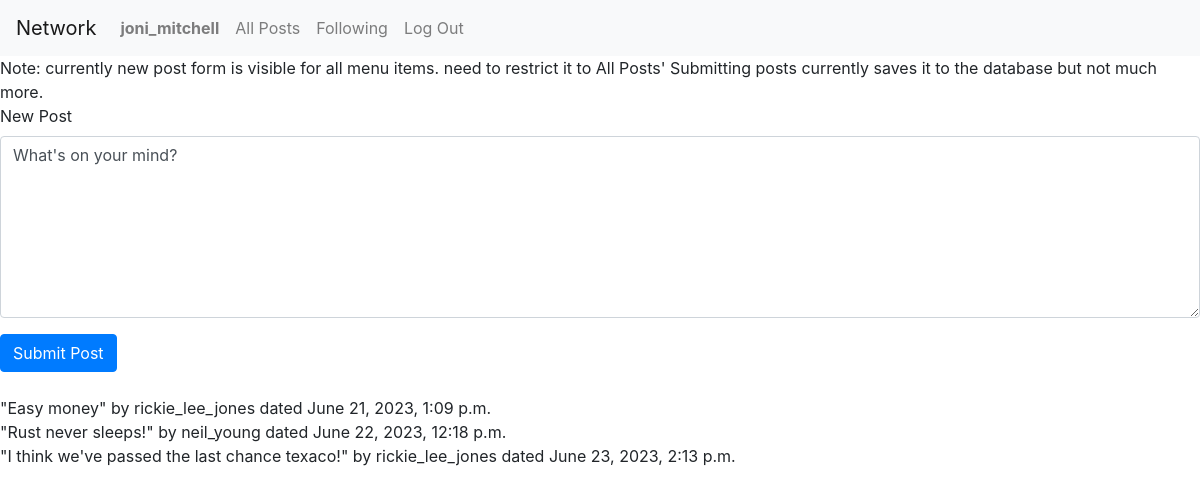
The page / (signed in) on the database as committed earlier.
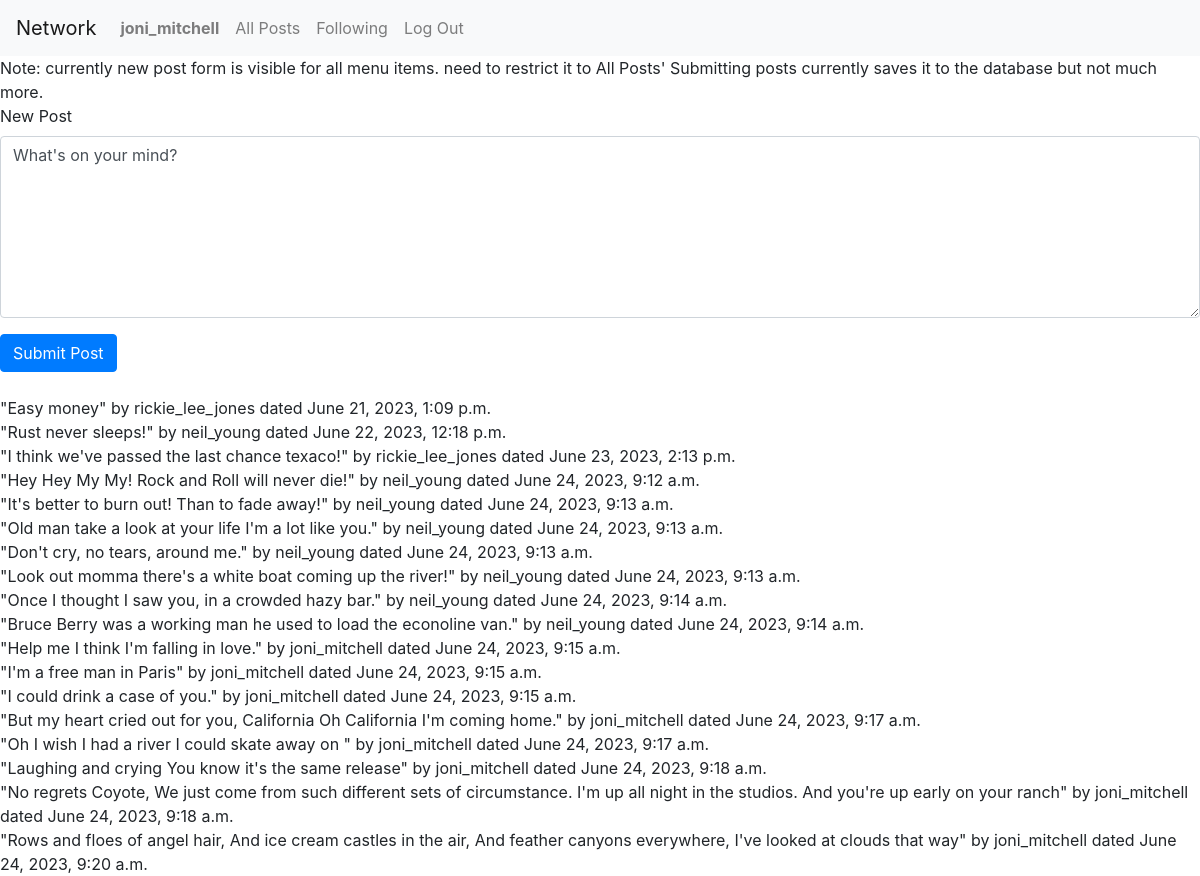
The same page on the database as committed later.
### network/models.py (models this page shows)
class User(AbstractUser):
    pass

class Post(models.Model):
    content = models.CharField(max_length=128)
    user = models.ForeignKey(User, on_delete=models.CASCADE, related_name="user")
    timestamp = models.DateTimeField(auto_now_add=True)
    def __str__(self):
        return f"'Post '{self.content}' posted by {self.user}, timestamp: {self.timestamp}"

### network/views.py (the view)
# urls.py: path("", views.index, name="index"),
def index(request):
    current_user = request.user
    print(current_user)
    if request.method == "POST":
        post_content = request.POST["post_content"]
        print(post_content)
        post = Post(content=post_content, user=current_user)
        post.save()
        return HttpResponseRedirect(reverse("index" ))
    else:
        posts = Post.objects.all()
        print(posts)
    return render(request, "network/index.html",
                  {
                      "posts" :posts
                  })

### network/templates/network/index.html (shortened to what this page needs)
{% extends "network/layout.html" %}
{% block body %}
{% if user.is_authenticated %}
<form action="{% url 'index' %}" method="post">
    Note: currently new post form is visible for all menu items. need to restrict it to All Posts'
    Submitting posts currently saves it to the database but not much more.
    <div class="form-group">
        <label for="post_content">New Post</label>
        <textarea autofocus class="form-control" name="post_content" placeholder="What's on your mind?" rows="7">What's on your mind? </textarea>
    </div>
    <input class="btn btn-primary" type="submit" value="Submit Post">
</form>
<br>
{% for p in posts %}
    "{{p.content}}" by {{p.user}} dated {{p.timestamp}}<br>
{% endfor %}
{% endif %}
{% endblock %}

### network/templates/network/layout.html (shortened to what this page needs)
{% load static %}
<!DOCTYPE html>
<html lang="en">
    <head>
        <link rel="stylesheet" href="https://stackpath.bootstrapcdn.com/bootstrap/4.4.1/css/bootstrap.min.css">
        <link href="{% static 'network/styles.css' %}" rel="stylesheet">
    </head>
    <body>
        <nav class="navbar navbar-expand-lg navbar-light bg-light">
            <a class="navbar-brand" href="#">Network</a>
            <div>
              <ul class="navbar-nav mr-auto">
                {% if user.is_authenticated %}
                    <li class="nav-item">
                        <a class="nav-link" href="#"><strong>{{ user.username }}</strong></a>
                    </li>
                {% endif %}
                <li class="nav-item">
                  <a class="nav-link" href="{% url 'index' %}">All Posts</a>
                </li>
                {% if user.is_authenticated %}
                    <li class="nav-item">
                        <a class="nav-link" href="#">Following</a>
                    </li>
                    <li class="nav-item">
                        <a class="nav-link" href="{% url 'logout' %}">Log Out</a>
                    </li>
                {% endif %}
              </ul>
            </div>
          </nav>
        <div class="body">
            {% block body %}
            {% endblock %}
        </div>
    </body>
</html>

Rows that differ between the two databases and show on the page:
added Post: content "Hey Hey My My! Rock and Roll will never die!", user "neil_young", timestamp "June 24, 2023, 9:12 a.m."
added Post: content "It's better to burn out! Than to fade away!", user "neil_young", timestamp "June 24, 2023, 9:13 a.m."
added Post: content "Old man take a look at your life I'm a lot like you.", user "neil_young", timestamp "June 24, 2023, 9:13 a.m."
added Post: content "Don't cry, no tears, around me.", user "neil_young", timestamp "June 24, 2023, 9:13 a.m."
added Post: content "Look out momma there's a white boat coming up the river!", user "neil_young", timestamp "June 24, 2023, 9:13 a.m."
added Post: content "Once I thought I saw you, in a crowded hazy bar.", user "neil_young", timestamp "June 24, 2023, 9:14 a.m."
added Post: content "Bruce Berry was a working man he used to load the econoline van.", user "neil_young", timestamp "June 24, 2023, 9:14 a.m."
added Post: content "Help me I think I'm falling in love.", user "joni_mitchell", timestamp "June 24, 2023, 9:15 a.m."
added Post: content "I'm a free man in Paris", user "joni_mitchell", timestamp "June 24, 2023, 9:15 a.m."
added Post: content "I could drink a case of you.", user "joni_mitchell", timestamp "June 24, 2023, 9:15 a.m."
added Post: content "But my heart cried out for you, California Oh California I'm coming home.", user "joni_mitchell", timestamp "June 24, 2023, 9:17 a.m."
added Post: content "Oh I wish I had a river I could skate away on", user "joni_mitchell", timestamp "June 24, 2023, 9:17 a.m."
added Post: content "Laughing and crying You know it's the same release", user "joni_mitchell", timestamp "June 24, 2023, 9:18 a.m."
added Post: content "No regrets Coyote, We just come from such different sets of circumstance. I'm up all night in the studios. And you're up early on your ranch", user "joni_mitchell", timestamp "June 24, 2023, 9:18 a.m."
added Post: content "Rows and floes of angel hair, And ice cream castles in the air, And feather canyons everywhere, I've looked at clouds that way", user "joni_mitchell", timestamp "June 24, 2023, 9:20 a.m."
